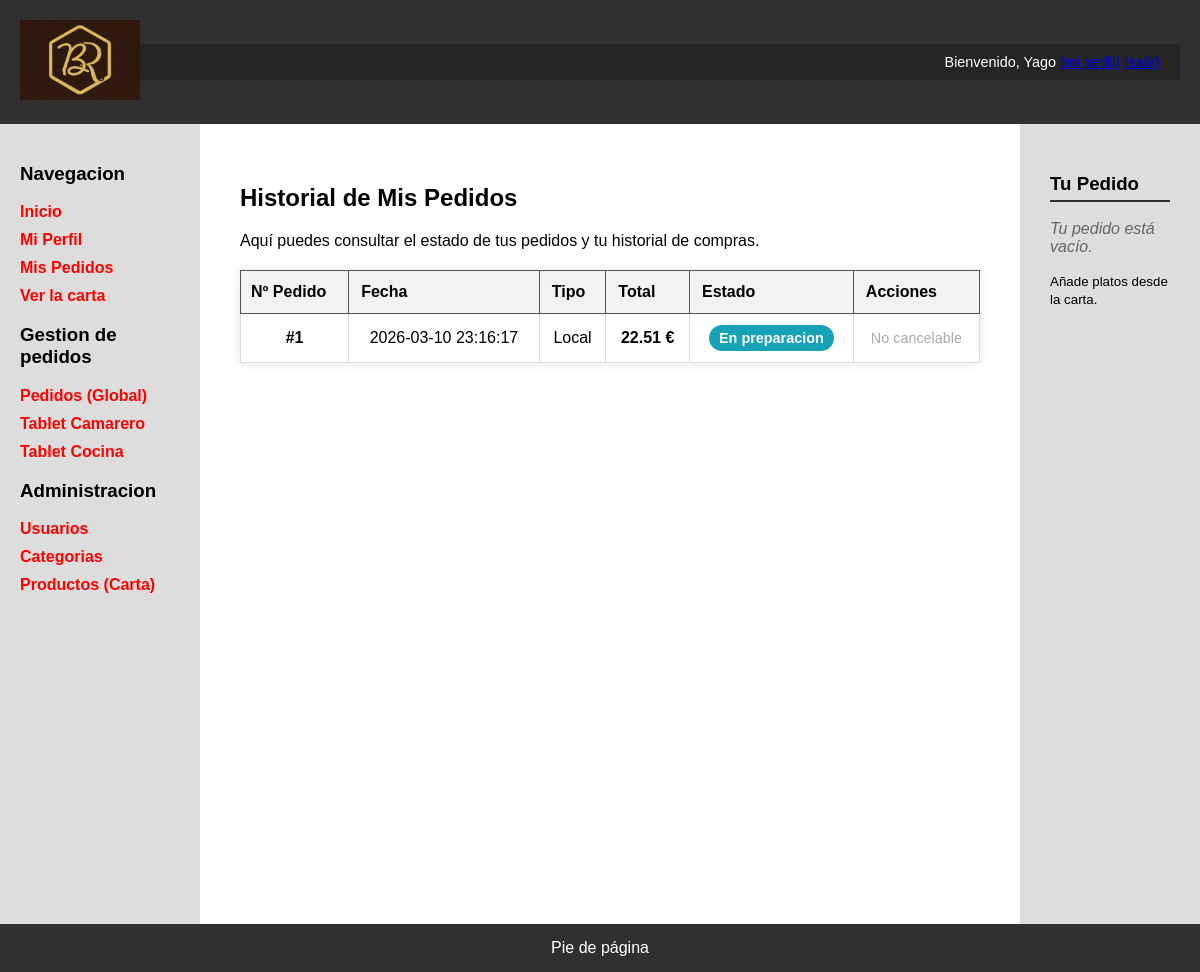
Screenshot of /mis_pedidos.php (signed in) with the database file from the repository.
### tables this page shows
CREATE TABLE `pedidos` (
  `id` int(11) NOT NULL,
  `id_usuario` int(11) NOT NULL,
  `numero_pedido` int(11) NOT NULL,
  `fecha` datetime DEFAULT current_timestamp(),
  `estado` enum('Recibido','En preparacion','Cocinando','Listo cocina','Terminado','Entregado','Cancelado') NOT NULL DEFAULT 'Recibido',
  `tipo` enum('Local','Llevar') NOT NULL,
  `total` decimal(10,2) NOT NULL DEFAULT 0.00
);

### mis_pedidos.php (the view, shortened to what this page needs)
<?php
$conn = Aplicacion::getInstance()->getConexionBd();
$idUsuario = 0;
if (isset($_SESSION['id_usuario'])) {
    $idUsuario = (int)$_SESSION['id_usuario'];
} elseif (isset($_SESSION['id'])) {
    $idUsuario = (int)$_SESSION['id'];
}
$query = "SELECT * FROM Pedidos WHERE id_usuario = $idUsuario ORDER BY fecha DESC";
$rs = $conn->query($query);
$contenidoPrincipal = <<<EOS
    <h1>Historial de Mis Pedidos</h1>
    <p>Aquí puedes consultar el estado de tus pedidos y tu historial de compras.</p>
EOS;
if ($rs && $rs->num_rows > 0) {
    $contenidoPrincipal .= "<table class='mis-pedidos-tabla'>";
    $contenidoPrincipal .= "<thead class='mis-pedidos-thead'>
        <tr>
            <th class='mis-pedidos-th-principal'>Nº Pedido</th>
            <th class='mis-pedidos-th'>Fecha</th>
            <th class='mis-pedidos-th'>Tipo</th>
            <th class='mis-pedidos-th'>Total</th>
            <th class='mis-pedidos-th'>Estado</th>
            <th class='mis-pedidos-th'>Acciones</th>
        </tr>
    </thead><tbody>";
    while ($fila = $rs->fetch_assoc()) {
        $totalFmt = number_format($fila['total'], 2, '.', '');
        $claseEstado = 'badge-estado--generico';
        switch ($fila['estado']) {
            case 'En preparacion':
            case 'Cocinando': $claseEstado = 'badge-estado--preparacion'; break;
        }
        $badgeEstado = "<span class='badge-estado {$claseEstado}'>{$fila['estado']}</span>";
        $contenidoPrincipal .= "<tr class='mis-pedidos-row'>";
        $contenidoPrincipal .= "<td class='mis-pedidos-cell mis-pedidos-cell--numero'>#{$fila['numero_pedido']}</td>";
        $contenidoPrincipal .= "<td class='mis-pedidos-cell'>{$fila['fecha']}</td>";
        $contenidoPrincipal .= "<td class='mis-pedidos-cell'>{$fila['tipo']}</td>";
        $contenidoPrincipal .= "<td class='mis-pedidos-cell mis-pedidos-total'><strong>{$totalFmt} €</strong></td>";
        $contenidoPrincipal .= "<td class='mis-pedidos-cell'>{$badgeEstado}</td>";
        $contenidoPrincipal .= "<td class='mis-pedidos-cell'>";
        if ($fila['estado'] === 'Recibido') {
            $contenidoPrincipal .= "
                <form action='mis_pedidos.php' method='POST' class='form-inline form-cancelar-pedido-cliente' data-mensaje='¿Seguro que deseas cancelar tu pedido?'>
                    <input type='hidden' name='id_pedido' value='{$fila['id']}'>
                    <input type='hidden' name='accion' value='cancelar'>
                    <button type='submit' class='btn-cancelar-pedido-cliente'>Cancelar</button>
                </form>
            ";
        } else {
            $contenidoPrincipal .= "<span class='mis-pedidos-no-cancelable'>No cancelable</span>";
        }
        $contenidoPrincipal .= "</td>";
        $contenidoPrincipal .= "</tr>";
    }
    $contenidoPrincipal .= "</tbody></table>";
} else {
    $contenidoPrincipal .= "<div class='mis-pedidos-empty'>
        <p>Aún no has realizado ningún pedido con nosotros.</p>
        <a href='carta.php' class='mis-pedidos-empty-link'>Ir a la Carta</a>
    </div>";
}
require __DIR__.'/includes/vistas/plantillas/plantilla.php';

### CSS/estilo.css (style rules this page uses)
body { background-color: #CDCDCD; margin: 0; font-family: Arial, sans-serif; }
table { width: 100%; border-collapse: collapse; margin-top: 20px; }
th { background-color: #f2f2f2; padding: 12px; border: 1px solid #ccc; text-align: left; }
td { padding: 10px; border: 1px solid #eee; }
.mis-pedidos-tabla { width: 100%; text-align: center; border-collapse: collapse; background: white; margin-top: 20px; box-shadow: 0 0 10px rgba(0, 0, 0, 0.1); }
.mis-pedidos-thead { background: #303030; color: black; }
.mis-pedidos-th-principal { padding: 10px; border: 1px solid #555; }
.mis-pedidos-th { border: 1px solid #555; }
.mis-pedidos-row { border-bottom: 1px solid #eee; }
.mis-pedidos-cell { border: 1px solid #ddd; }
.mis-pedidos-cell--numero { padding: 15px; font-weight: bold; border: 1px solid #ddd; }
.mis-pedidos-total { font-weight: bold; }
.mis-pedidos-no-cancelable { color: #aaa; font-size: 0.9em; }
.badge-estado { color: white; padding: 5px 10px; border-radius: 15px; font-size: 0.9em; font-weight: bold; }
.badge-estado--preparacion { background: #17a2b8; }

### rows the page displays
pedidos: numero_pedido "1", fecha "2026-03-10 23:16:17", tipo "Local", total "22.51", estado "En preparacion", shows "No cancelable"

### other values shown
$_SESSION['nombre'] "Yago"
